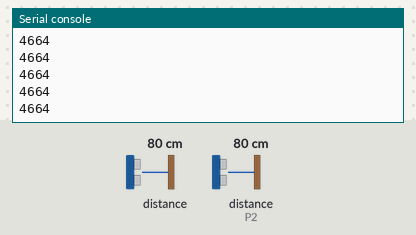
A program run on a simulated BBC micro:bit running MicroPython. Parts: the last lines printed to the serial console. Inputs (shaded band) come from the test bench; at power-on: distance to the obstacle 80 cm, distance to the obstacle (sensor on P2) 80 cm. The echo pulse lasts 58.3 µs per cm.

Above: at 1.2 s.
1.3 s: distance to the obstacle (sensor 0) set to 2 cm
At 1.35 s:
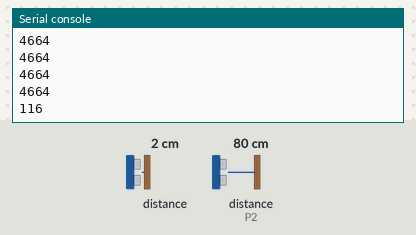
2.8 s: distance to the obstacle (sensor 0) set to 4 cm
At 2.83 s:
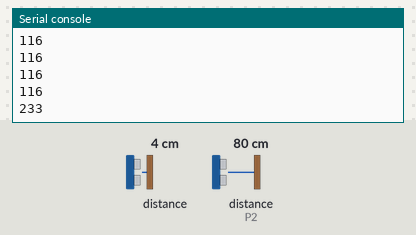
Timing chart, 0 to 5.8 s (numbered marks = the images above; inputs shaded):
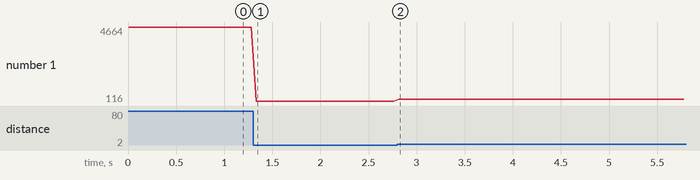

Measured:
- after the input at 1.3 s, the serial console: prints a new line at once (image 1)
- after the input at 2.8 s, the serial console: prints a new line at once (image 2)
- plotted number 1: 4664 → 116 after the input at 1.3 s, 116 → 233 after the input at 2.8 s

The program:

hex.py
```python
from microbit import *
from time import *
from machine import time_pulse_us

# Pins
trig = pin1
echo = pin2
timeout_us = 50000  # Timeout (30ms ~5m range)
pause_ms = 50

while True:
    trig.write_digital(0)
    sleep_us(2)
    trig.write_digital(1)
    sleep_us(10)
    trig.write_digital(0)
    dist = time_pulse_us(echo, 1, timeout_us)
    print(dist)
    sleep_ms(pause_ms)
```
